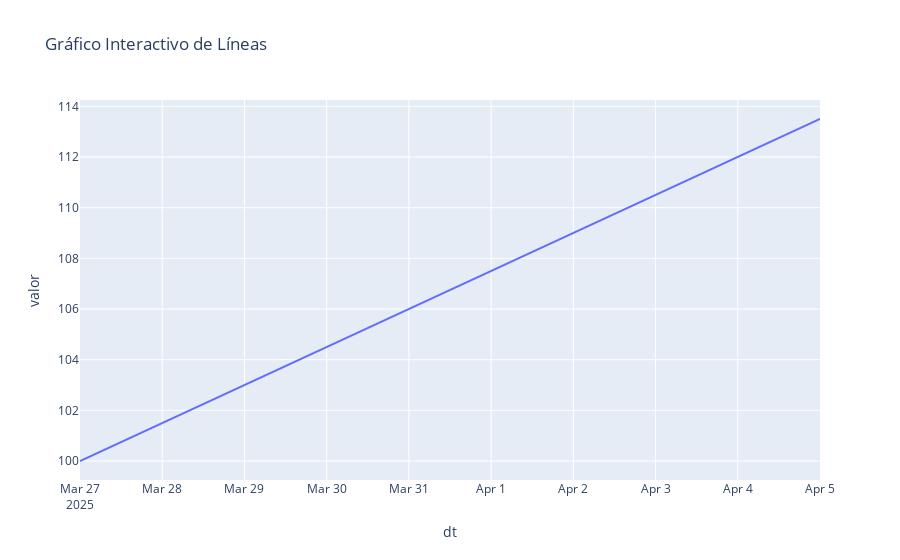

Notebook source saved alongside this figure:
### Code cell
fig = px.line(data, x='dt', y='valor', title='Gráfico Interactivo de Líneas')


fig.show()

### Figure 1 — Plotly figure (JSON) as saved in the notebook; plotly's stock layout.template omitted (floating-point values rounded to 4 significant figures)
{"data": [{"hovertemplate": "dt=%{x}<br>valor=%{y}<extra></extra>", "legendgroup": "", "line": {"color": "#636efa", "dash": "solid"}, "marker": {"symbol": "circle"}, "mode": "lines", "name": "", "orientation": "v", "showlegend": false, "type": "scatter", "x": ["2025-03-27T00:00:00.000000000", "2025-03-28T00:00:00.000000000", "2025-03-29T00:00:00.000000000", "2025-03-30T00:00:00.000000000", "2025-03-31T00:00:00.000000000", "2025-04-01T00:00:00.000000000", "2025-04-02T00:00:00.000000000", "2025-04-03T00:00:00.000000000", "2025-04-04T00:00:00.000000000", "2025-04-05T00:00:00.000000000"], "xaxis": "x", "y": [100.0, 101.5, 103.0, 104.5, 106.0, 107.5, 109.0, 110.5, 112.0, 113.5], "yaxis": "y"}], "layout": {"legend": {"tracegroupgap": 0}, "title": {"text": "Gráfico Interactivo de Líneas"}, "xaxis": {"anchor": "y", "domain": [0, 1], "title": {"text": "dt"}}, "yaxis": {"anchor": "x", "domain": [0, 1], "title": {"text": "valor"}}}}
